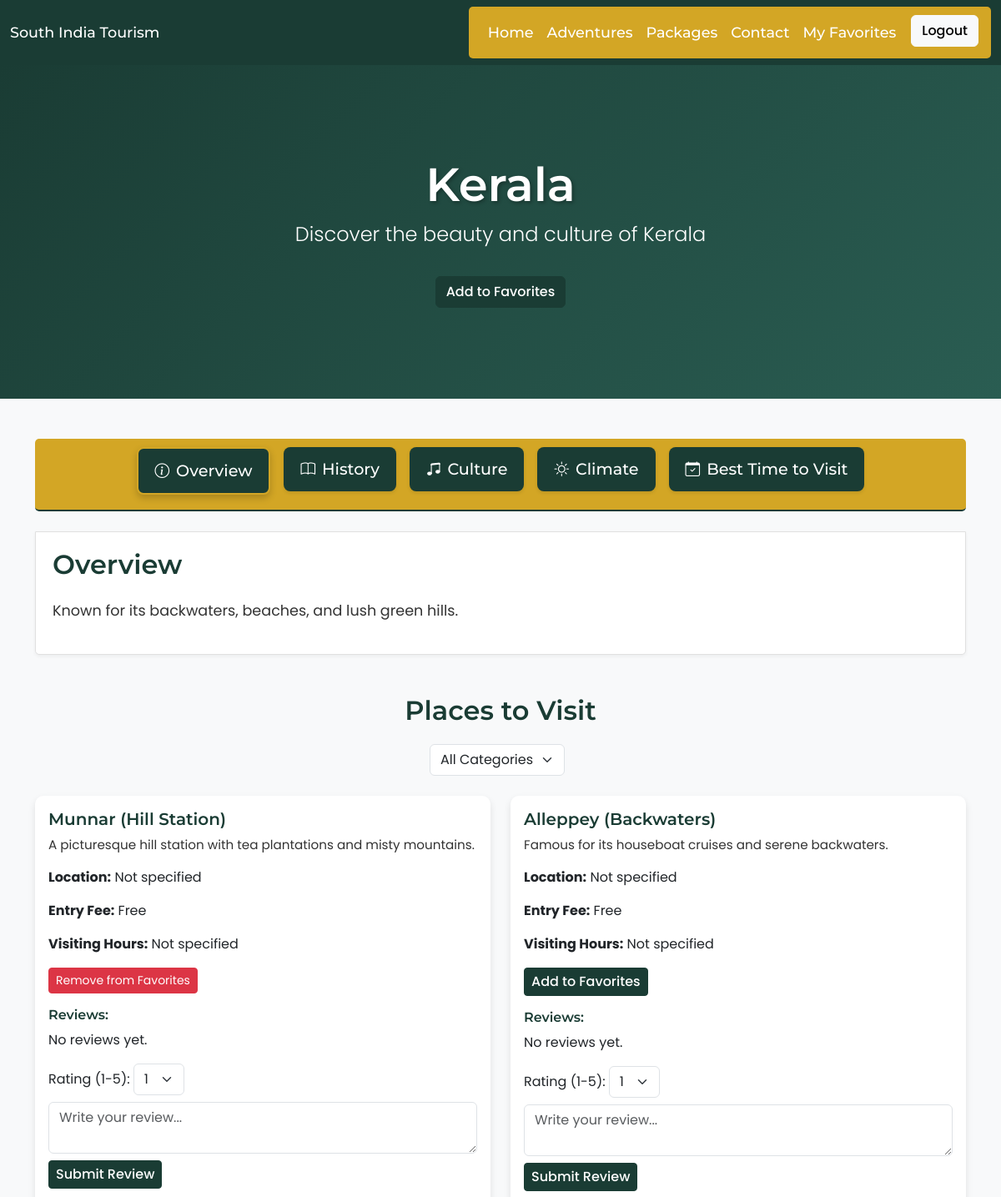
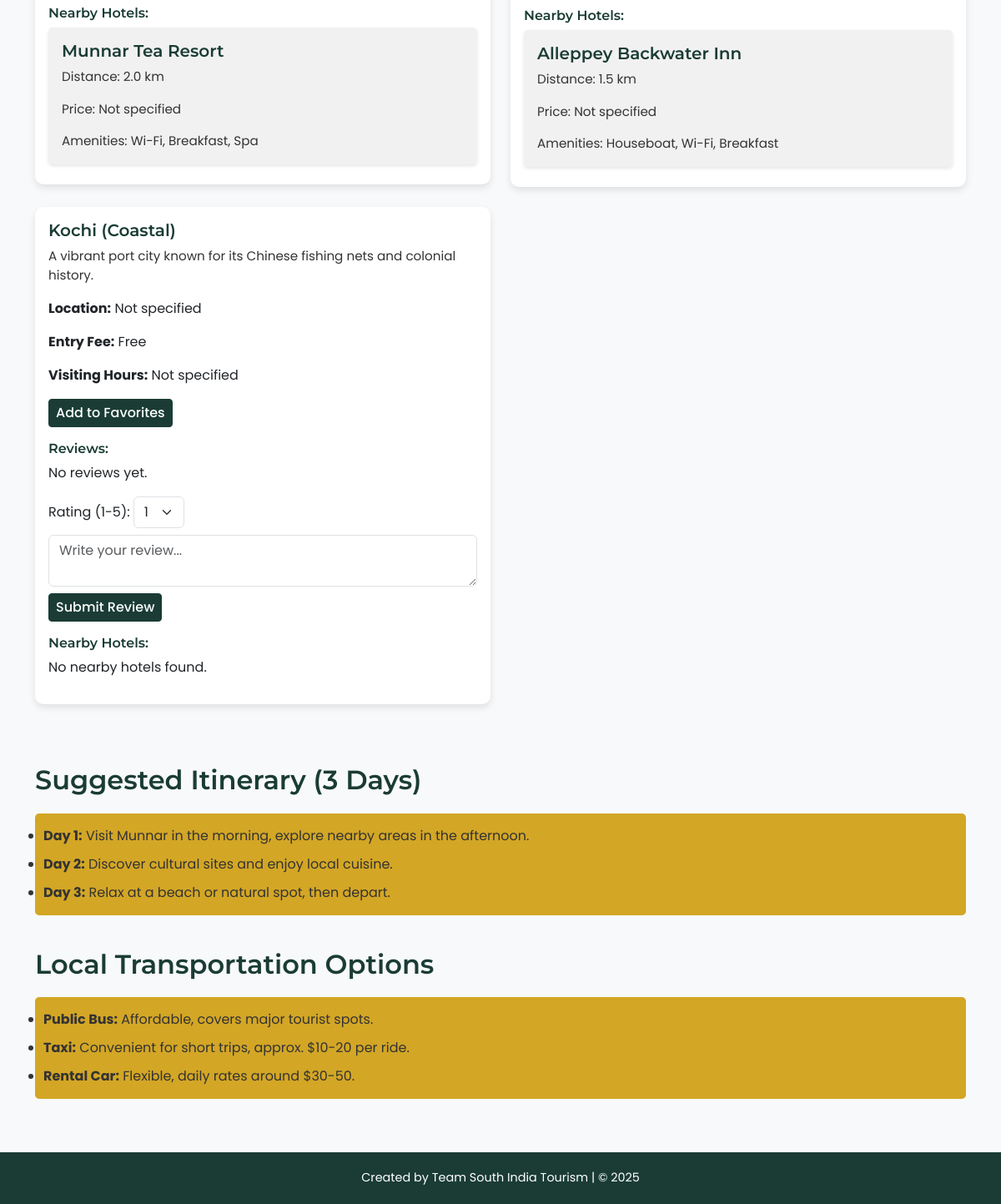
Screenshot of /state/kerala/ (signed in) with the database file from the repository (2 pictures, top to bottom).
### core/models.py (models this page shows, shortened)
class State(models.Model):
    name = models.CharField(max_length=100)
    description = models.TextField(blank=True, help_text="A general overview of the state.")
    history = models.TextField(blank=True, help_text="Historical background of the state.")
    culture = models.TextField(blank=True, help_text="Cultural highlights, traditions, and festivals.")
    climate = models.TextField(blank=True, help_text="Climate information, including average temperatures and weather patterns.")
    best_time_to_visit = models.CharField(max_length=100, blank=True, help_text="Best months or seasons to visit the state.")
    favorites = models.ManyToManyField(User, related_name='favorite_states', blank=True)  # Add this field

class Place(models.Model):
    CATEGORY_CHOICES = [
        ('Historical', 'Historical'),
        ('Natural', 'Natural'),
        ('Beach', 'Beach'),
        ('Cultural', 'Cultural'),
        ('Adventure', 'Adventure'),
    ]
    state = models.ForeignKey(State, on_delete=models.CASCADE, related_name='places')
    name = models.CharField(max_length=100)
    category = models.CharField(max_length=50, choices=CATEGORY_CHOICES)
    description = models.TextField(blank=True)
    location = models.CharField(max_length=200, blank=True)
    entry_fee = models.DecimalField(max_digits=10, decimal_places=2, blank=True, null=True)
    visiting_hours = models.CharField(max_length=100, blank=True)

class Hotel(models.Model):
    place = models.ForeignKey(Place, on_delete=models.CASCADE, related_name='hotels')
    name = models.CharField(max_length=100)
    address = models.TextField()
    amenities = models.TextField(blank=True)
    distance = models.FloatField()
    price_per_night = models.DecimalField(max_digits=10, decimal_places=2, blank=True, null=True)

### core/views.py (the view)
# urls.py: path('state/<str:state_name>/', views.state_detail, name='state_detail'),
def state_detail(request, state_name):
    state = get_object_or_404(State, name__iexact=state_name.replace('-', ' '))
    places = state.places.all()
    category = request.GET.get('category', '')
    if category:
        places = places.filter(category=category)
    places_with_hotels = []
    for place in places:
        near_hotels = place.hotels.filter(distance__lte=5)
        place.hotels_near = near_hotels
        place.reviews_list = place.reviews.all()[:3]
        place.is_favorited = request.user.is_authenticated and place.favorited_by.filter(user=request.user).exists()
        places_with_hotels.append(place)
    itinerary = [
        {"day": 1, "activity": f"Visit {places[0].name} in the morning, explore nearby areas in the afternoon."} if places else {"day": 1, "activity": "Explore the state capital or major city."},
        {"day": 2, "activity": "Discover cultural sites and enjoy local cuisine."},
        {"day": 3, "activity": "Relax at a beach or natural spot, then depart."},
    ]
    transport_options = [
        {"mode": "Public Bus", "details": "Affordable, covers major tourist spots."},
        {"mode": "Taxi", "details": "Convenient for short trips, approx. $10-20 per ride."},
        {"mode": "Rental Car", "details": "Flexible, daily rates around $30-50."},
    ]
    is_favorited = request.user.is_authenticated and state.favorites.filter(id=request.user.id).exists()
    return render(request, 'core/state.html', {
        'state': state,
        'places': places_with_hotels,
        'categories': Place.CATEGORY_CHOICES,
        'selected_category': category,
        'itinerary': itinerary,
        'transport_options': transport_options,
        'is_favorited': is_favorited,  # For state favorites
    })

### core/templates/core/state.html (shortened to what this page needs)
{% load static %}
<!DOCTYPE html>
<html lang="en">
<head>
  <link href="https://cdn.jsdelivr.net/npm/bootstrap@5.3.0/dist/css/bootstrap.min.css" rel="stylesheet">
  <link rel="stylesheet" href="{% static 'core/css/style.css' %}">
  <link rel="stylesheet" href="https://cdn.jsdelivr.net/npm/bootstrap-icons@1.10.5/font/bootstrap-icons.css">
</head>
<body>
  <nav class="navbar navbar-expand-lg navbar-dark bg-custom sticky-top">
    <div class="container-fluid">
      <a class="navbar-brand" href="{% url 'home' %}">South India Tourism</a>
      <div class="collapse navbar-collapse" id="navbarNav">
        <ul class="navbar-nav ms-auto">
          <li class="nav-item"><a class="nav-link" href="{% url 'home' %}">Home</a></li>
          <li class="nav-item"><a class="nav-link" href="{% url 'home' %}#category">Adventures</a></li>
          <li class="nav-item"><a class="nav-link" href="{% url 'home' %}#packages">Packages</a></li>
          <li class="nav-item"><a class="nav-link" href="{% url 'home' %}#contact">Contact</a></li>
          {% if user.is_authenticated %}
            <li class="nav-item"><a class="nav-link" href="{% url 'my_favorites' %}">My Favorites</a></li>
            <li class="nav-item">
              <form action="{% url 'logout' %}" method="post" style="display: inline;">
                <button type="submit" class="btn btn-light nav-btn">Logout</button>
              </form>
            </li>
          {% else %}
            <li class="nav-item">
              <a href="{% url 'login' %}" class="btn btn-light nav-btn">Login</a>
            </li>
          {% endif %}
        </ul>
      </div>
    </div>
  </nav>
  <section class="hero-section text-center text-white">
    <div class="hero-overlay">
      <h1 class="hero-title">{{ state.name }}</h1>
      <p class="hero-subtitle">Discover the beauty and culture of {{ state.name }}</p>
      {% if user.is_authenticated %}
        {% if is_favorited %}
          <form action="{% url 'remove_state_favorite' state.id %}" method="post" style="display: inline;">
            {% csrf_token %}
            <button type="submit" class="btn btn-danger mt-3">Remove from Favorites</button>
          </form>
        {% else %}
          <form action="{% url 'add_state_favorite' state.id %}" method="post" style="display: inline;">
            <button type="submit" class="btn btn-primary mt-3">Add to Favorites</button>
          </form>
        {% endif %}
      {% endif %}
    </div>
  </section>
  <section class="state-details py-5">
    <div class="container">
      <ul class="nav nav-tabs justify-content-center mb-4 state-tabs" id="stateTabs" role="tablist">
        <li class="nav-item" role="presentation">
          <a class="nav-link active" id="overview-tab" data-bs-toggle="tab" href="#overview" role="tab" aria-controls="overview" aria-selected="true">
            <i class="bi bi-info-circle me-2"></i>Overview
          </a>
        </li>
        <li class="nav-item" role="presentation">
          <a class="nav-link" id="history-tab" data-bs-toggle="tab" href="#history" role="tab" aria-controls="history" aria-selected="false" tabindex="-1">
            <i class="bi bi-book me-2"></i>History
          </a>
        </li>
        <li class="nav-item" role="presentation">
          <a class="nav-link" id="culture-tab" data-bs-toggle="tab" href="#culture" role="tab" aria-controls="culture" aria-selected="false" tabindex="-1">
            <i class="bi bi-music-note-beamed me-2"></i>Culture
          </a>
        </li>
        <li class="nav-item" role="presentation">
          <a class="nav-link" id="climate-tab" data-bs-toggle="tab" href="#climate" role="tab" aria-controls="climate" aria-selected="false" tabindex="-1">
            <i class="bi bi-sun me-2"></i>Climate
          </a>
        </li>
        <li class="nav-item" role="presentation">
          <a class="nav-link" id="best-time-tab" data-bs-toggle="tab" href="#best-time" role="tab" aria-controls="best-time" aria-selected="false" tabindex="-1">
            <i class="bi bi-calendar-check me-2"></i>Best Time to Visit
          </a>
        </li>
      </ul>
      <div class="tab-content" id="stateTabsContent">
        <div class="tab-pane fade show active" id="overview" role="tabpanel" aria-labelledby="overview-tab">
          <h3 class="section-title">Overview</h3>
          <p class="section-content">{{ state.description|default:"No description available." }}</p>
        </div>
      </div>
      <div class="row mt-5">
        <h3 class="section-title text-center">Places to Visit</h3>
        <div class="col-md-12 mb-4">
          <form method="get" class="d-flex justify-content-center">
            <select name="category" class="form-select w-auto me-2" onchange="this.form.submit()">
              <option value="">All Categories</option>
            </select>
          </form>
        </div>
        {% for place in places %}
          <div class="col-md-6 mb-4">
            <div class="card place-card">
              <div class="card-body">
                <h5 class="card-title">{{ place.name }} ({{ place.category }})</h5>
                <p class="card-text">{{ place.description }}</p>
                <p><strong>Location:</strong> {{ place.location|default:"Not specified" }}</p>
                <p><strong>Entry Fee:</strong> {% if place.entry_fee %}${{ place.entry_fee }}{% else %}Free{% endif %}</p>
                <p><strong>Visiting Hours:</strong> {{ place.visiting_hours|default:"Not specified" }}</p>
                {% if user.is_authenticated %}
                  {% if place.is_favorited %}
                    <form action="{% url 'remove_favorite' place.id %}" method="post" style="display: inline;">
                      <button type="submit" class="btn btn-sm btn-danger">Remove from Favorites</button>
                    </form>
                  {% else %}
                    <form action="{% url 'add_favorite' place.id %}" method="post" style="display: inline;">
                      <button type="submit" class="btn btn-sm btn-primary">Add to Favorites</button>
                    </form>
                  {% endif %}
                {% endif %}
                <h6 class="mt-3">Reviews:</h6>
                {% for review in place.reviews_list %}
                  <div class="border p-2 mb-2">
                    <p><strong>{{ review.user.username }}</strong> ({{ review.rating }}/5): {{ review.comment }}</p>
                    <small>{{ review.created_on }}</small>
                  </div>
                {% empty %}
                  <p>No reviews yet.</p>
                {% endfor %}
                {% if user.is_authenticated %}
                  <form action="{% url 'add_review' place.id %}" method="post" class="mt-3">
                    <div class="mb-2">
                      <label for="rating-{{ place.id }}">Rating (1-5):</label>
                      <select name="rating" id="rating-{{ place.id }}" class="form-select w-auto d-inline-block">
                        {% for i in "12345" %}
                          <option value="{{ i }}">{{ i }}</option>
                        {% endfor %}
                      </select>
                    </div>
                    <div class="mb-2">
                      <textarea name="comment" class="form-control" rows="2" placeholder="Write your review..." required></textarea>
                    </div>
                    <button type="submit" class="btn btn-sm btn-primary">Submit Review</button>
                  </form>
                {% endif %}
                <h6 class="mt-3">Nearby Hotels:</h6>
                {% for hotel in place.hotels_near %}
                  <div class="card hotel-card mb-2">
                    <div class="card-body">
                      <h6 class="card-title">{{ hotel.name }}</h6>
                      <p class="card-text">Distance: {{ hotel.distance }} km</p>
                      <p class="card-text">Price: {% if hotel.price_per_night %}${{ hotel.price_per_night }}/night{% else %}Not specified{% endif %}</p>
                      <p class="card-text">Amenities: {{ hotel.amenities|default:"Not specified" }}</p>
                    </div>
                  </div>
                {% empty %}
                  <p>No nearby hotels found.</p>
                {% endfor %}
              </div>
            </div>
          </div>
        {% empty %}
          <div class="col-md-12">
            <p>No places found for this category.</p>
          </div>
        {% endfor %}
      </div>
      <div class="row mt-5">
        <div class="col-md-12">
          <h3 class="section-title">Suggested Itinerary (3 Days)</h3>
          <ul class="itinerary-list">
            {% for day in itinerary %}
              <li><strong>Day {{ day.day }}:</strong> {{ day.activity }}</li>
            {% endfor %}
          </ul>
        </div>
      </div>
      <div class="row mt-4">
        <div class="col-md-12">
          <h3 class="section-title">Local Transportation Options</h3>
          <ul class="transport-list">
            {% for option in transport_options %}
              <li><strong>{{ option.mode }}:</strong> {{ option.details }}</li>
            {% endfor %}
          </ul>
        </div>
      </div>
    </div>
  </section>
  <footer class="footer">
    <div class="container">
      <div class="credit">Created by Team South India Tourism | © 2025</div>
    </div>
  </footer>
</body>
</html>

### core/static/core/css/style.css (style rules this page uses)
.bg-custom { background-color: #1a3c34; }
.nav-btn { margin-left: 10px; font-family: 'Poppins', sans-serif; font-weight: 500; font-size: 1rem; }
.navbar-brand, .nav-link { color: #ffffff !important; font-family: 'Montserrat', sans-serif; font-weight: 500; font-size: 1.1rem; }
.navbar-nav.ms-auto { background-color: #d3a625; padding: 10px 15px; border-radius: 5px; }
.hero-section { position: relative; height: 400px; background: linear-gradient(135deg, #1a3c34 0%, #2a5d52 100%); display: flex; align-items: center; justify-content: center; overflow: hidden; }
.hero-overlay { text-align: center; }
.hero-title { font-size: 3.5rem; font-family: 'Montserrat', sans-serif; font-weight: 600; text-shadow: 2px 2px 4px rgba(0, 0, 0, 0.3); color: #ffffff; }
.hero-subtitle { font-size: 1.5rem; font-family: 'Poppins', sans-serif; font-weight: 300; color: #ffffff; }
.state-details { padding: 40px 0; background-color: #f8f9fa; }
.section-title { font-size: 2rem; color: #1a3c34; margin-bottom: 20px; font-family: 'Montserrat', sans-serif; font-weight: 600; }
.section-content { font-size: 1.1rem; color: #333; font-family: 'Poppins', sans-serif; line-height: 1.8; }
.state-details ul { background-color: #d3a625; padding: 10px; border-radius: 5px; }
.state-details ul.nav-tabs.state-tabs { border-bottom: 2px solid #1a3c34; flex-wrap: wrap; }
.nav-tabs .nav-item { margin-bottom: 8px; }
.nav-tabs .nav-link { color: #ffffff; font-family: 'Montserrat', sans-serif; font-weight: 500; font-size: 1.2rem; padding: 12px 20px; border: none; border-radius: 8px; transition: all 0.3s ease; background-color: #1a3c34; margin: 0 8px; display: flex; align-items: center; box-shadow: 0 2px 4px rgba(0, 0, 0, 0.1); }
.nav-tabs .nav-link.active { color: #ffffff; background-color: #1a3c34; border: 2px solid #d3a625; box-shadow: 0 4px 8px rgba(0, 0, 0, 0.2); }
.nav-tabs .nav-link i { font-size: 1.1rem; margin-right: 8px; }
.tab-content { background-color: #ffffff; border: 1px solid #e0e0e0; border-radius: 0 0 5px 5px; padding: 20px; box-shadow: 0 2px 4px rgba(0, 0, 0, 0.05); }
ul.itinerary-list li, ul.transport-list li { padding: 5px 0; color: #333; }
.place-card { transition: transform 0.3s, box-shadow 0.3s; background: #fff; border: none; border-radius: 10px; box-shadow: 0 4px 8px rgba(0,0,0,0.1); }
.hotel-card { background: #f1f1f1; border: none; border-radius: 5px; box-shadow: 0 2px 4px rgba(0,0,0,0.1); margin-bottom: 10px; }
.card-title { color: #1a3c34; font-size: 1.25em; font-family: 'Montserrat', sans-serif; font-weight: 600; }
.card-text { font-size: 0.95em; color: #333; font-family: 'Poppins', sans-serif; }
.form-control { font-family: 'Poppins', sans-serif; font-size: 1rem; }
.btn-primary { background-color: #1a3c34; border-color: #1a3c34; font-family: 'Poppins', sans-serif; font-weight: 500; font-size: 1rem; }
.footer { background: #1a3c34; color: white; padding: 20px 0; text-align: center; }
.footer .credit { font-size: 0.9em; font-family: 'Poppins', sans-serif; }
body { font-family: 'Poppins', sans-serif; margin: 0; padding: 0; font-size: 16px; }
h1, h2, h3, h4, h5, h6 { font-family: 'Montserrat', sans-serif; font-weight: 600; color: #1a3c34; }
p, a, li, button, input, textarea, select, label { font-family: 'Poppins', sans-serif; font-weight: 400; }

### rows the page displays
State: name "Kerala", description "Known for its backwaters, beaches, and lush green hills."
Place: name "Munnar", category "Hill Station", description "A picturesque hill station with tea plantations and misty mountains.", location "Not specified", shows "Free", visiting_hours "Not specified", shows "Remove from Favorites", rating "1"
Hotel: name "Munnar Tea Resort", distance "2.0", shows "Not specified", amenities "Wi-Fi, Breakfast, Spa"
Place: name "Alleppey", category "Backwaters", description "Famous for its houseboat cruises and serene backwaters.", location "Not specified", shows "Free", visiting_hours "Not specified", shows "Add to Favorites", rating "1"
Hotel: name "Alleppey Backwater Inn", distance "1.5", shows "Not specified", amenities "Houseboat, Wi-Fi, Breakfast"
Place: name "Kochi", category "Coastal", description "A vibrant port city known for its Chinese fishing nets and colonial history.", location "Not specified", shows "Free", visiting_hours "Not specified", shows "Add to Favorites", rating "1"

### other values shown
{{ day.day }} "1" "2" "3"
{{ day.activity }} "Visit Munnar in the morning, explore nearby areas in the afternoon." "Discover cultural sites and enjoy local cuisine." "Relax at a beach or natural spot, then depart."
{{ option.mode }} "Public Bus" "Taxi" "Rental Car"
{{ option.details }} "Affordable, covers major tourist spots." "Convenient for short trips, approx. $10-20 per ride." "Flexible, daily rates around $30-50."
